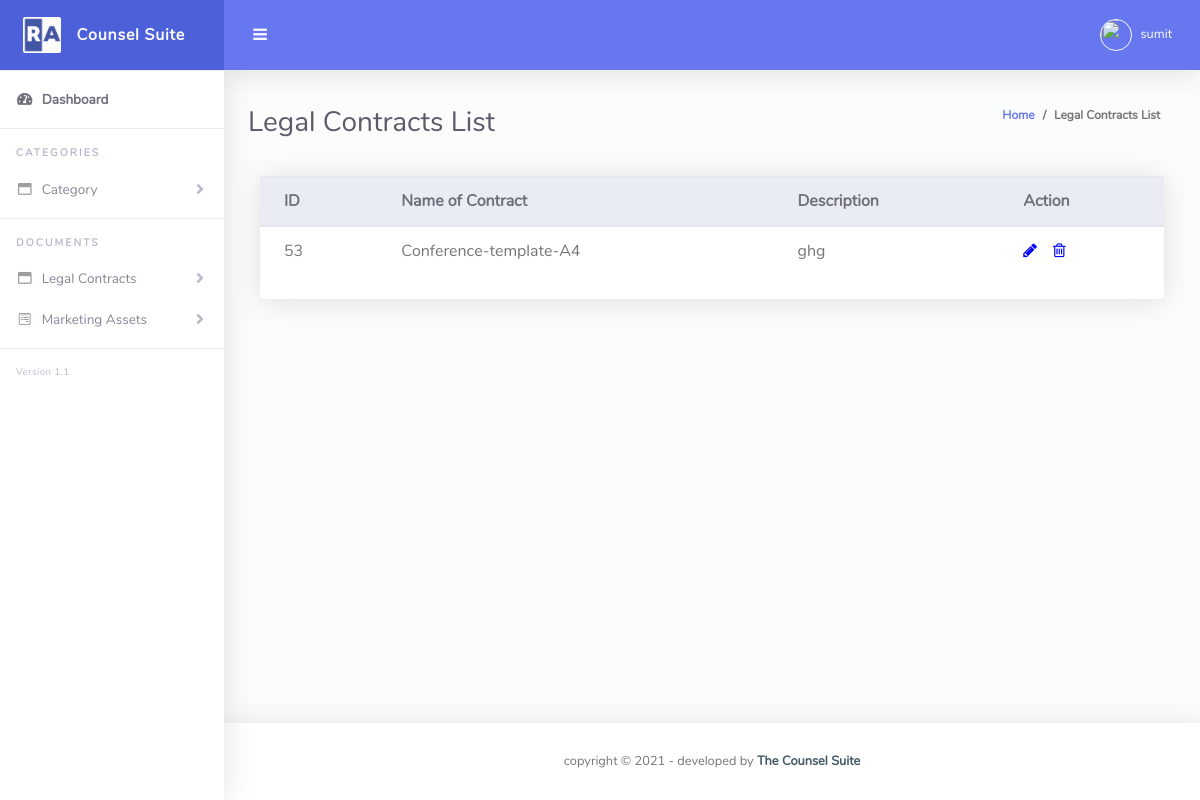
The page /admin/Pages/legal_contracts_view.php (signed in) on the database as committed earlier.
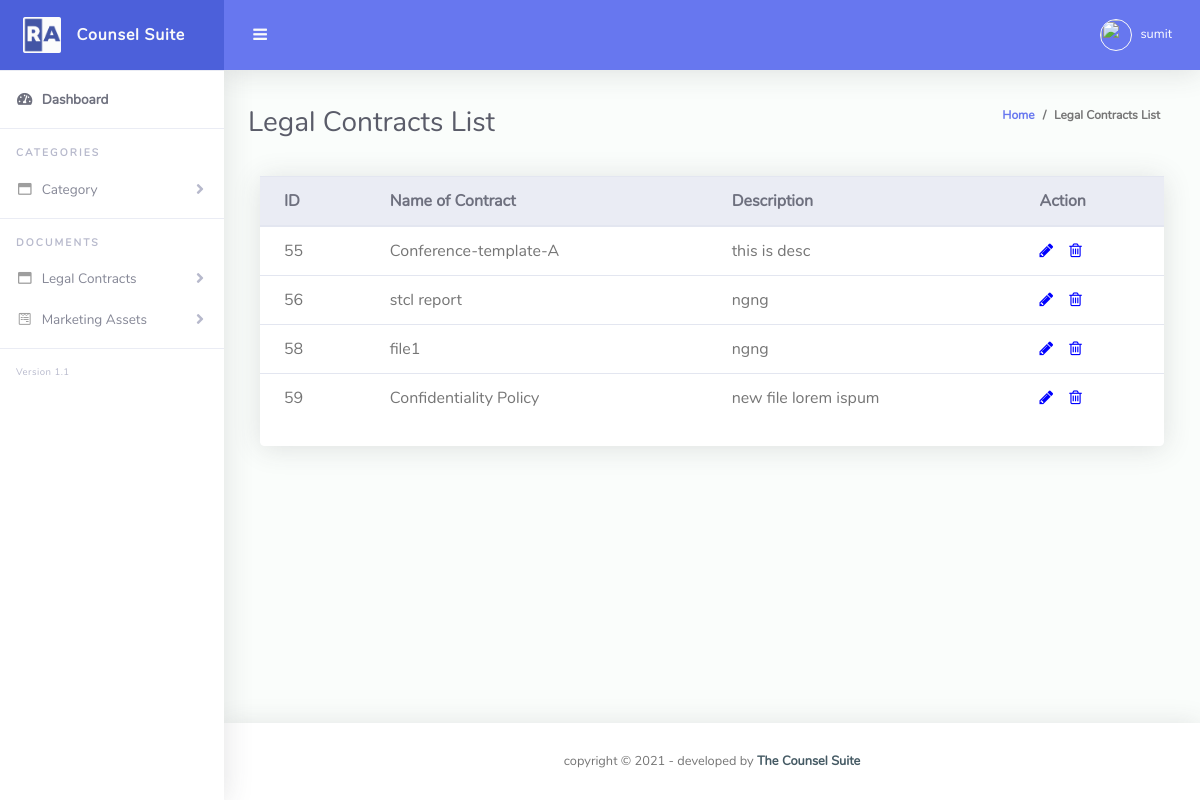
The same page on the database as committed later.
### tables this page shows
CREATE TABLE `legal_contracts` (
  `c_id` int(255) NOT NULL,
  `c_name` varchar(100) NOT NULL,
  `c_description` varchar(255) NOT NULL,
  `c_catid` varchar(100) NOT NULL,
  `c_category` varchar(100) NOT NULL,
  `c_parentcat` varchar(100) NOT NULL,
  `c_file` varchar(255) NOT NULL,
  `c_timestamp` varchar(100) NOT NULL,
  `c_adminid` varchar(100) NOT NULL
);

### admin/Pages/legal_contracts_view.php (the view, shortened to what this page needs)
<?php
require_once '../../database/config.php';
if(isset($_SESSION["adminname"])) {
  $admin_name=$_SESSION["adminname"];
  $a_id=$_SESSION["id"];
}
else
{
  header("Location:../index.php");
}
$mysqli = new mysqli($hn,$un,"",$db);
if ($mysqli -> connect_errno) {
  echo "Failed to connect to MySQL: " . $mysqli -> connect_error;
  exit();
}
else
{
  $sql = "SELECT * FROM legal_contracts";
  $result = $mysqli->query($sql);
}
?>
<!DOCTYPE html>
<html lang="en">
<head>
  <link href="../vendor/fontawesome-free/css/all.min.css" rel="stylesheet" type="text/css">
  <link href="../vendor/bootstrap/css/bootstrap.min.css" rel="stylesheet" type="text/css">
  <link href="../css/ruang-admin.min.css" rel="stylesheet">
  <link rel="stylesheet" href="https://cdnjs.cloudflare.com/ajax/libs/font-awesome/4.7.0/css/font-awesome.min.css">
</head>
<body id="page-top">
  <div id="wrapper">
    <ul class="navbar-nav sidebar sidebar-light accordion" id="accordionSidebar">
      <a class="sidebar-brand d-flex align-items-center justify-content-center" href="../index.php">
        <div class="sidebar-brand-icon">
          <img src="../img/logo/logo2.png">
        </div>
        <div class="sidebar-brand-text mx-3">Counsel Suite</div>
      </a>
      <hr class="sidebar-divider my-0">
      <li class="nav-item active">
        <a class="nav-link" href="../index.php">
          <i class="fas fa-fw fa-tachometer-alt"></i>
          <span>Dashboard</span></a>
      </li>
      <hr class="sidebar-divider">
      <div class="sidebar-heading">
        Categories
      </div>
      <li class="nav-item">
        <a class="nav-link collapsed" href="#" data-toggle="collapse" data-target="#collapseCategory"
          aria-expanded="true" aria-controls="collapseBootstrap">
          <i class="far fa-fw fa-window-maximize"></i>
          <span>Category</span>
        </a>
      </li>
      <hr class="sidebar-divider">
      <div class="sidebar-heading">
        Documents
      </div>
      <li class="nav-item">
        <a class="nav-link collapsed" href="#" data-toggle="collapse" data-target="#collapseBootstrap"
          aria-expanded="true" aria-controls="collapseBootstrap">
          <i class="far fa-fw fa-window-maximize"></i>
          <span>Legal Contracts</span>
        </a>
      </li>
      <li class="nav-item">
        <a class="nav-link collapsed" href="#" data-toggle="collapse" data-target="#collapseForm" aria-expanded="true"
          aria-controls="collapseForm">
          <i class="fab fa-fw fa-wpforms"></i>
          <span>Marketing Assets</span>
        </a>
      </li>
      <hr class="sidebar-divider">
      <div class="version" id="version-ruangadmin"></div>
    </ul>
    <div id="content-wrapper" class="d-flex flex-column">
      <div id="content">
        <nav class="navbar navbar-expand navbar-light bg-navbar topbar mb-4 static-top">
          <button id="sidebarToggleTop" class="btn btn-link rounded-circle mr-3">
            <i class="fa fa-bars"></i>
          </button>
          <ul class="navbar-nav ml-auto">
            <li class="nav-item dropdown no-arrow">
              <a class="nav-link dropdown-toggle" href="#" id="userDropdown" role="button" data-toggle="dropdown"
                aria-haspopup="true" aria-expanded="false">
                <img class="img-profile rounded-circle" src="<?php echo "../img/profile_pic/".$a_id;?>" style="max-width: 60px">
                <span class="ml-2 d-none d-lg-inline text-white small"><?php echo $admin_name;?></span>
              </a>
            </li>
          </ul>
        </nav>
        <div class="container-fluid" id="container-wrapper">
          <div class="d-sm-flex align-items-center justify-content-between mb-4">
            <h1 class="h3 mb-0 text-gray-800">Legal Contracts List</h1>
            <ol class="breadcrumb">
              <li class="breadcrumb-item"><a href="../">Home</a></li>
              <li class="breadcrumb-item active" aria-current="page">Legal Contracts List</li>
            </ol>
          </div>
            <div class="col-lg-12 mb-4">
              <div class="card">
                <div class="table-responsive">
                  <table class="table align-items-center table-flush">
                    <thead class="thead-light">
                      <tr>
                        <th>ID</th>
                        <th>Name of Contract</th>
                        <th>Description</th>
                        <th>Action</th>
                      </tr>
                    </thead>
                    <tbody>
                      <?php
                      if ($result->num_rows > 0) {
                        while($row = $result->fetch_assoc()) {
                          echo "<tr>";
                          echo "<td>".$row['c_id']."</td>";
                          echo "<td>".$row['c_name']."</td>";
                          echo "<td>".$row['c_description']."</td>";
                          echo "<td>";
                          echo '<a href="edit_legal_contracts.php?id='.$row["c_id"].'"><i class="fa fa-pencil"style="color: blue;" aria-hidden="true"></i></a>';
                          echo '<a href="delete_legal_contracts.php?id='.$row["c_id"].'"><i class="fa fa-trash-o" style="color: blue; padding-left: 1rem;" aria-hidden="true"></i></a>';
                          echo "</td>";
                          echo "</tr>";
                        }
                      } else {
                        echo "No Records Found.";
                      }
                      ?>
                    </tbody>
                  </table>
                </div>
                <div class="card-footer"></div>
              </div>
            </div>
        </div>
      </div>
      <footer class="sticky-footer bg-white">
        <div class="container my-auto">
          <div class="copyright text-center my-auto">
            <span>copyright &copy; <script> document.write(new Date().getFullYear()); </script> - developed by
              <b><a href="#" target="_blank">The Counsel Suite</a></b>
            </span>
          </div>
        </div>
      </footer>
    </div>
  </div>
</body>
</html>

Rows that differ between the two databases and show on the page:
removed legal_contracts: c_id "53", c_name "Conference-template-A4", c_description "ghg"
added legal_contracts: c_id "55", c_name "Conference-template-A", c_description "this is desc"
added legal_contracts: c_id "56", c_name "stcl report", c_description "ngng"
added legal_contracts: c_id "58", c_name "file1", c_description "ngng"
added legal_contracts: c_id "59", c_name "Confidentiality Policy", c_description "new file lorem ispum"
